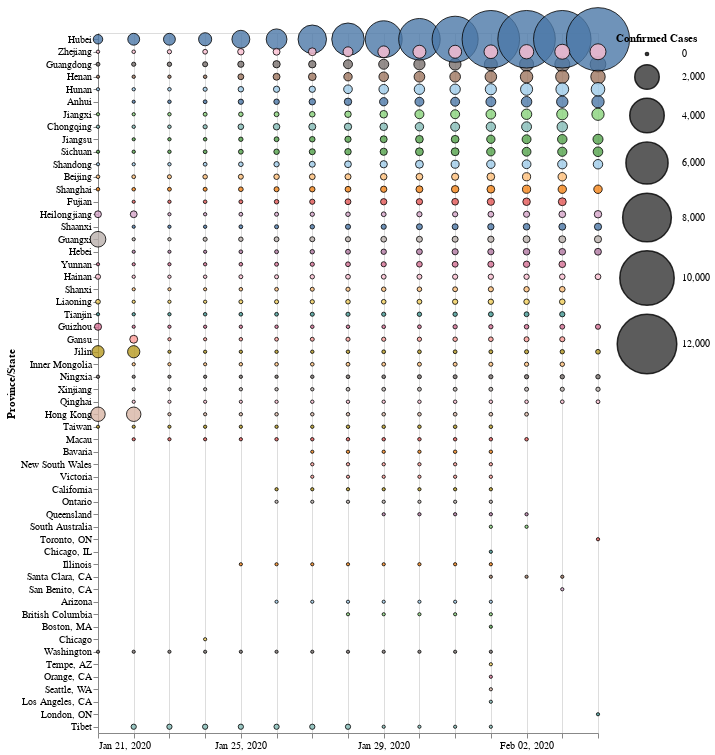

Here is the notebook cell this chart was saved with:
### Code cell
symbols

### Figure 1 — Vega-Lite specification as saved in the notebook (floating-point values rounded to 4 significant figures; data arrays with more than 128 entries replaced by an {"elided": "..."} marker saying what was removed)
{"config": {"view": {"continuousWidth": 400, "continuousHeight": 300}}, "data": {"name": "data-f8e05c73233acb7d1dcb7e049a1c165c"}, "mark": {"type": "circle", "opacity": 0.8, "stroke": "black", "strokeWidth": 1}, "encoding": {"color": {"type": "nominal", "field": "Province/State", "legend": null, "scale": {"scheme": "tableau20"}}, "size": {"type": "quantitative", "aggregate": "max", "field": "Confirmed", "legend": {"title": "Confirmed Cases"}, "scale": {"range": [10, 4000], "type": "linear"}}, "tooltip": [{"type": "temporal", "field": "Date", "timeUnit": "yearmonthdate", "title": "Date"}, {"type": "quantitative", "aggregate": "max", "field": "Confirmed", "title": "Confirmed"}, {"type": "nominal", "field": "Province/State"}], "x": {"type": "temporal", "axis": {"labelAngle": 0}, "field": "Date", "timeUnit": "yearmonthdate", "title": null}, "y": {"type": "nominal", "field": "Province/State", "sort": ["Hubei", "Zhejiang", "Guangdong", "Henan", "Hunan", "Anhui", "Jiangxi", "Chongqing", "Jiangsu", "Sichuan", "Shandong", "Beijing", "Shanghai", "Fujian", "Heilongjiang", "Shaanxi", "Guangxi", "Hebei", "Yunnan", "Hainan", "Shanxi", "Liaoning", "Tianjin", "Guizhou", "Gansu", "Jilin", "Inner Mongolia", "Ningxia", "Xinjiang", "Qinghai", "Hong Kong", "Taiwan", "Macau", "Bavaria", "New South Wales", "Victoria", "California", "Ontario", "Queensland", "South Australia", "Toronto, ON", "Chicago, IL", "Illinois", "Santa Clara, CA", "San Benito, CA", "Arizona", "British Columbia", "Boston, MA", "Chicago", "Washington", "Tempe, AZ", "Orange, CA", "Seattle, WA", "Los Angeles, CA", "London, ON", "Tibet"]}}, "height": 700, "width": 500, "$schema": "https://vega.github.io/schema/vega-lite/v4.0.2.json", "datasets": {"data-f8e05c73233acb7d1dcb7e049a1c165c": {"elided": "564 records"}}}
